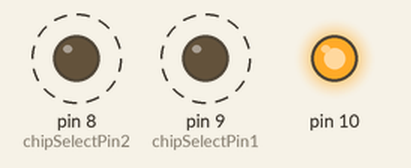
The sketch below on a simulated Arduino Uno, built with avr-gcc and run on an emulated ATmega328P. Parts: output pins drawn as LEDs (lit = HIGH). Dashed ring = blinking. What the sketch prints to the serial monitor is not drawn.

Above: at 0.6 s.
Timing chart, 0 to 3.1 s (numbered marks = the images above):
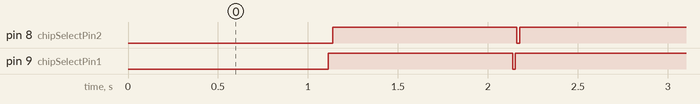

The sketch:

pressure_sensor_2.ino
```cpp
/*
 SCP1000 Barometric Pressure Sensor Display

 Shows the output of a Barometric Pressure Sensor on a
 Uses the SPI library. For details on the sensor, see:
 http://www.sparkfun.com/commerce/product_info.php?products_id=8161
 http://www.vti.fi/en/support/obsolete_products/pressure_sensors/

 This sketch adapted from Nathan Seidle's SCP1000 example for PIC:
 http://www.sparkfun.com/datasheets/Sensors/SCP1000-Testing.zip

 Circuit:
 SCP1000 sensor attached to pins 6, 7, 10 - 13:
 DRDY: pin 6
 CSB: pin 7
 MOSI: pin 11
 MISO: pin 12
 SCK: pin 13

 created 31 July 2010
 modified 14 August 2010
 by Tom Igoe
 */

// the sensor communicates using SPI, so include the library:
#include <SPI.h>
#include <math.h>

//Sensor's memory register addresses:
const int PRESSURE = 0x1F;      //3 most significant bits of pressure
const int PRESSURE_LSB = 0x20;  //16 least significant bits of pressure
const int TEMPERATURE = 0x21;   //16 bit temperature reading
const byte READ = 0b11111100;     // SCP1000's read command
const byte WRITE = 0b00000010;   // SCP1000's write command
float pressure;
long unsigned int output;

// pins used for the connection with the sensor
// the other you need are controlled by the SPI library):
const int dataReadyPin = 6;
const int chipSelectPin1 = 9;
const int chipSelectPin2 = 8;

void setup() {
  Serial.begin(9600);

  // start the SPI library:
  SPI.begin();

  // initalize the  data ready and chip select pins:
  //pinMode(dataReadyPin, INPUT);
  pinMode(chipSelectPin1, OUTPUT);
  pinMode(chipSelectPin2, OUTPUT);

  //Configure SCP1000 for low noise configuration:
  //writeRegister(0x02, 0x2D);
  //writeRegister(0x01, 0x03);
  //writeRegister(0x03, 0x02);
  // give the sensor time to set up:
  delay(100);
}


void loop() {
  //Select High Resolution Mode
  //writeRegister(0x03, 0x0A);

  delay(1000);
  digitalWrite(chipSelectPin1, LOW);
  delay(10);

   unsigned int data1 = SPI.transfer(0x00);
   unsigned int data2 = SPI.transfer(0x00);
   unsigned int data3 = SPI.transfer(0x00);
   unsigned int data4 = SPI.transfer(0x00);

   unsigned int first = data1;
   unsigned int second = data2;

   Serial.print("Data from sensor1: ");
   Serial.print(data1, HEX);
   Serial.print(" ");
   Serial.print(data2, HEX);
   Serial.print(" ");
   Serial.print(data3, HEX);
   Serial.print(" ");
   Serial.println(data4, HEX);

   output = first*(pow(2,8)) + second;
   Serial.println(output, DEC);

   pressure = (1.0 - 0.0)*(output - 1638.0)/13107.0 + 0.0;
   Serial.println(pressure,DEC);

   digitalWrite(chipSelectPin1, HIGH);

   delay(10);
   digitalWrite(chipSelectPin2, LOW);
   delay(10);

   data1 = SPI.transfer(0x00);
   data2 = SPI.transfer(0x00);
   data3 = SPI.transfer(0x00);
   data4 = SPI.transfer(0x00);

   first = data1;
   second = data2;

   Serial.print("Data from sensor2: ");
   Serial.print(data1, HEX);
   Serial.print(" ");
   Serial.print(data2, HEX);
   Serial.print(" ");
   Serial.print(data3, HEX);
   Serial.print(" ");
   Serial.println(data4, HEX);

   output = first*(pow(2,8)) + second;
   Serial.println(output, DEC);

   pressure = (1.0 - 0.0)*(output - 1638.0)/13107.0 + 0.0;
   Serial.println(pressure,DEC);

   digitalWrite(chipSelectPin2, HIGH);

}
```

Measured:
- by itself, pin 8 (chipSelectPin2): alternates HIGH for 1.0 s and LOW for 0.02 s
- by itself, pin 9 (chipSelectPin1): alternates HIGH for 1.0 s and LOW for 0.01 s
